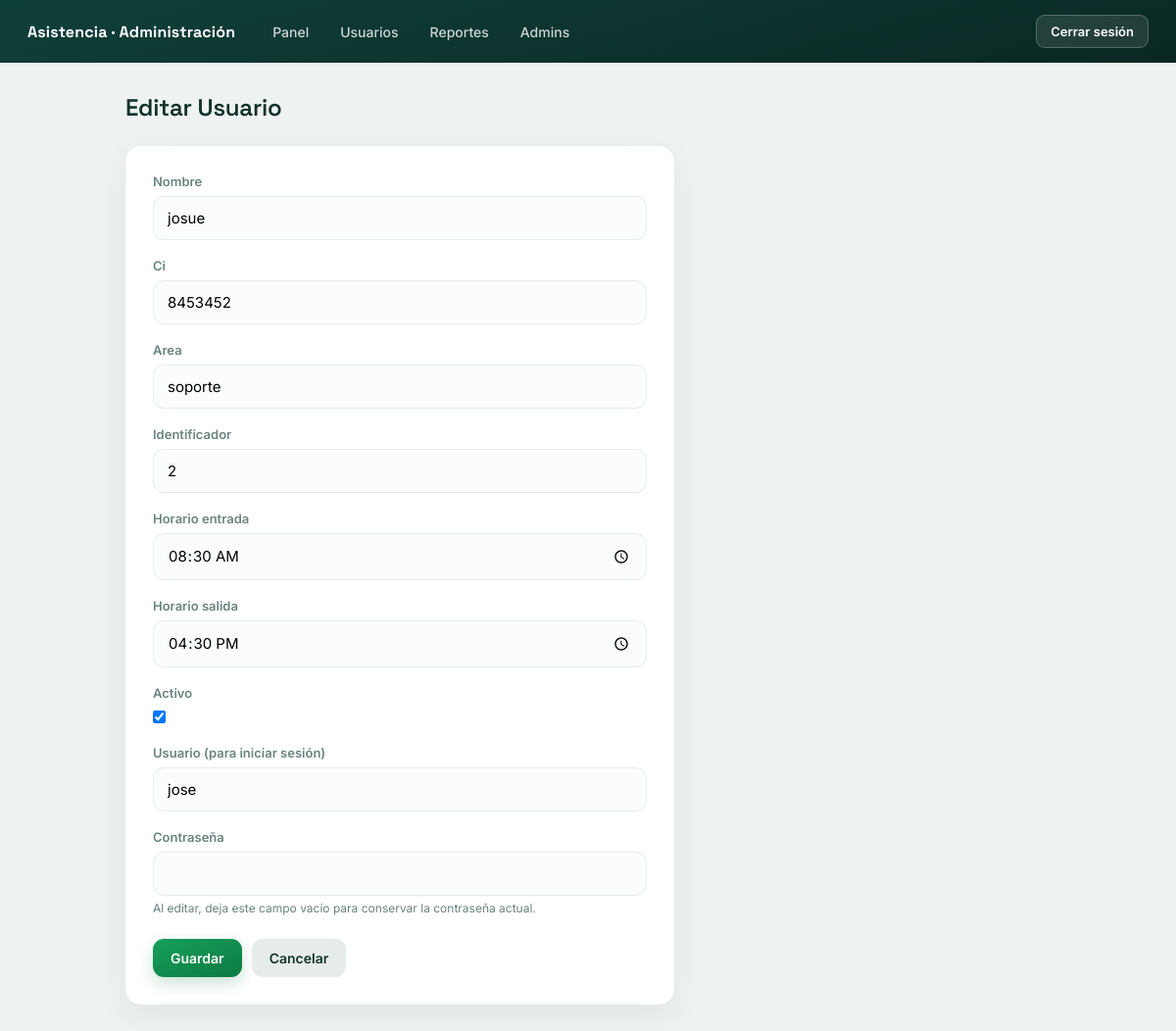
/gestion/pasantes/3/editar/ (signed in), run on the app's committed database.
### registro/models.py (models this page shows, shortened)
class Pasante(models.Model):
    user = models.OneToOneField(User, on_delete=models.CASCADE, related_name="pasante")
    nombre = models.CharField(max_length=120)
    ci = models.CharField(max_length=20, unique=True)
    area = models.CharField(max_length=80)
    identificador = models.CharField(max_length=20, unique=True)
    horario_entrada = models.TimeField()
    horario_salida = models.TimeField()
    activo = models.BooleanField(default=True)
    dispositivo_id = models.CharField(max_length=64, blank=True, default="")

### registro/views.py (the view)
@staff_member_required
def pasante_form(request, pk=None):
    pasante = get_object_or_404(Pasante, pk=pk) if pk else None
    if request.method == "POST":
        form = PasanteForm(request.POST, instance=pasante)
        if form.is_valid():
            username = form.cleaned_data["username"]
            password = form.cleaned_data["password"]
            if pasante is None:
                if not password:
                    form.add_error(
                        "password", "La contraseña es obligatoria al crear un pasante."
                    )
                else:
                    user = User.objects.create_user(
                        username=username, password=password
                    )
                    user.is_active = form.cleaned_data["activo"]
                    user.save()
                    obj = form.save(commit=False)
                    obj.user = user
                    obj.save()
                    messages.success(request, f"Pasante «{obj.nombre}» creado.")
                    return redirect("pasantes_lista")
            else:
                user = pasante.user
                user.username = username
                if password:
                    user.set_password(password)
                user.is_active = form.cleaned_data["activo"]
                user.save()
                form.save()
                messages.success(request, f"Pasante «{pasante.nombre}» actualizado.")
                return redirect("pasantes_lista")
    else:
        form = PasanteForm(instance=pasante)
    return render(
        request, "registro/pasante_form.html", {"form": form, "pasante": pasante}
    )

### registro/forms.py (shortened to what this page needs)
class PasanteForm(forms.ModelForm):
    username = forms.CharField(label="Usuario (para iniciar sesión)", max_length=150)
    password = forms.CharField(
        label="Contraseña",
        widget=forms.PasswordInput(render_value=False),
        required=False,
        help_text="Al editar, deja este campo vacío para conservar la contraseña actual.",
    )
    class Meta:
        model = Pasante
        fields = [
            "nombre",
            "ci",
            "area",
            "identificador",
            "horario_entrada",
            "horario_salida",
            "activo",
        ]
        widgets = {
            "horario_entrada": forms.TimeInput(attrs={"type": "time"}, format="%H:%M"),
            "horario_salida": forms.TimeInput(attrs={"type": "time"}, format="%H:%M"),
        }
    def __init__(self, *args, **kwargs):
        super().__init__(*args, **kwargs)
        if self.instance and self.instance.pk:
            self.fields["username"].initial = self.instance.user.username

### registro/templates/registro/pasante_form.html (shortened to what this page needs)
{% extends "registro/base.html" %}
{% block contenido %}
<div class="cabecera">
    <h1>{% if pasante %}Editar Usuario{% else %}Nuevo pasante{% endif %}</h1>
</div>
<div class="tarjeta">
    <form method="post" novalidate>
        {% for field in form %}
        <div class="campo">
            <label for="{{ field.id_for_label }}">{{ field.label }}</label>
            {{ field }}
            {% if field.help_text %}<small>{{ field.help_text }}</small>{% endif %}
        </div>
        {% endfor %}
        <div class="form-botones">
            <button type="submit" class="btn btn-verde">Guardar</button>
            <a class="btn btn-gris" href="{% url 'pasantes_lista' %}">Cancelar</a>
        </div>
    </form>
</div>
{% endblock %}

### registro/templates/registro/base.html (style rules this page uses)
:root { --green: #16a05a; --green-d: #0d7a43; --deep-1: #0a2723; --deep-2: #10403a; --azul: #1f6fce; --tenue: #6a847e; --borde: #e4ede9; --rojo: #c0392b; --ink: #12332c; --radius: 16px; --shadow: 0 10px 30px rgba(15, 45, 40, .07); }
* { box-sizing: border-box; margin: 0; padding: 0; }
body { font-family: "Inter", -apple-system, BlinkMacSystemFont, "Segoe UI", sans-serif; background: #eef3f1; color: var(--ink); min-height: 100vh; }
.cabecera { display: flex; justify-content: space-between; align-items: center; gap: 16px; margin-bottom: 24px; flex-wrap: wrap; }
.cabecera h1 { font-family: "Space Grotesk", sans-serif; font-size: 24px; font-weight: 600; letter-spacing: -.01em; }
.btn { border: none; border-radius: 11px; padding: 11px 18px; font-size: 14px; font-weight: 600; font-family: inherit; cursor: pointer; text-decoration: none; display: inline-block; transition: transform .08s, filter .15s, background .15s; }
.btn-verde { background: linear-gradient(160deg, var(--green), var(--green-d)); color: #fff; box-shadow: 0 6px 16px rgba(13, 122, 67, .22); }
.btn-gris { background: #e6ece9; color: var(--ink); }
.tarjeta { background: #fff; border-radius: var(--radius); padding: 28px; box-shadow: var(--shadow); max-width: 560px; }
.campo { margin-bottom: 18px; }
.campo label { display: block; font-size: 13px; font-weight: 600; color: var(--tenue); margin-bottom: 7px; }
.campo input, .campo select { width: 100%; padding: 12px 14px; font-size: 15px; font-family: inherit; border: 1.5px solid var(--borde); border-radius: 11px; background: #fbfdfc; transition: border-color .15s, box-shadow .15s; }
.campo input[type="checkbox"] { width: auto; }
.campo small { display: block; color: var(--tenue); font-size: 12px; margin-top: 5px; }
.form-botones { display: flex; gap: 10px; margin-top: 24px; }

### data on the page
Pasante: form "josue" "8453452" "soporte" "2" "08:30" "16:30" "☑"

### other printed values
{{ field.label }} "Nombre" "Ci" "Area" "Identificador" "Horario entrada" "Horario salida" "Activo" "Usuario (para iniciar sesión)" "Contraseña"
{{ field.help_text }} "Al editar, deja este campo vacío para conservar la contraseña actual."
